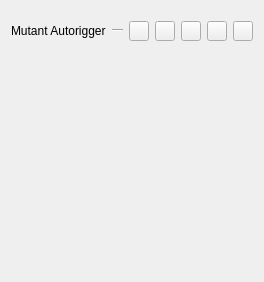
           <widget class="QWidget" name="scrollAreaWidgetContents_2">
            <property name="geometry">
             <rect>
              <x>0</x>
              <y>0</y>
              <width>264</width>
              <height>282</height>
             </rect>
            </property>
            <layout class="QGridLayout" name="gridLayout_20">
             <item row="1" column="0">
              <layout class="QVBoxLayout" name="properties_layout">
               <item>
                <widget class="QLabel" name="label_2">
                 <property name="text">
                  <string/>
                 </property>
                </widget>
               </item>
              </layout>
             </item>
             <item row="2" column="0">
              <spacer name="verticalSpacer_2">
               <property name="orientation">
                <enum>Qt::Vertical</enum>
               </property>
               <property name="sizeHint" stdset="0">
                <size>
                 <width>20</width>
                 <height>40</height>
                </size>
               </property>
              </spacer>
             </item>
             <item row="0" column="0">
              <layout class="QHBoxLayout" name="horizontalLayout">
               <property name="topMargin">
                <number>10</number>
               </property>
               <item>
                <widget class="QLabel" name="block_label">
                 <property name="text">
                  <string>Mutant Autorigger</string>
                 </property>
                </widget>
               </item>
               <item>
                <widget class="Line" name="line">
                 <property name="sizePolicy">
                  <sizepolicy hsizetype="MinimumExpanding" vsizetype="Fixed">
                   <horstretch>0</horstretch>
                   <verstretch>0</verstretch>
                  </sizepolicy>
                 </property>
                 <property name="orientation">
                  <enum>Qt::Horizontal</enum>
                 </property>
                </widget>
               </item>
               <item>
                <widget class="QPushButton" name="prebuild">
                 <property name="minimumSize">
                  <size>
                   <width>20</width>
                   <height>20</height>
                  </size>
                 </property>
                 <property name="maximumSize">
                  <size>
                   <width>20</width>
                   <height>20</height>
                  </size>
                 </property>
                 <property name="toolTip">
                  <string>create a prebuild code</string>
                 </property>
                 <property name="text">
                  <string/>
                 </property>
                 <property name="iconSize">
                  <size>
                   <width>18</width>
                   <height>18</height>
                  </size>
                 </property>
                 <property name="checkable">
                  <bool>false</bool>
                 </property>
                 <property name="checked">
                  <bool>false</bool>
                 </property>
                </widget>
               </item>
               <item>
                <widget class="QPushButton" name="current_code">
                 <property name="minimumSize">
                  <size>
                   <width>20</width>
                   <height>20</height>
                  </size>
                 </property>
                 <property name="maximumSize">
                  <size>
                   <width>20</width>
                   <height>20</height>
                  </size>
                 </property>
                 <property name="toolTip">
                  <string>view block code</string>
                 </property>
                 <property name="text">
                  <string/>
                 </property>
                 <property name="iconSize">
                  <size>
                   <width>18</width>
                   <height>18</height>
                  </size>
                 </property>
                 <property name="checkable">
                  <bool>false</bool>
                 </property>
                 <property name="checked">
                  <bool>false</bool>
                 </property>
                </widget>
               </item>
               <item>
                <widget class="QPushButton" name="postbuild">
                 <property name="minimumSize">
                  <size>
                   <width>20</width>
                   <height>20</height>
                  </size>
                 </property>
                 <property name="maximumSize">
                  <size>
                   <width>20</width>
                   <height>20</height>
                  </size>
                 </property>
                 <property name="toolTip">
                  <string>create a postbuild code</string>
                 </property>
                 <property name="text">
                  <string/>
                 </property>
                 <property name="iconSize">
                  <size>
                   <width>18</width>
                   <height>18</height>
                  </size>
                 </property>
                 <property name="checkable">
                  <bool>false</bool>
                 </property>
                 <property name="checked">
                  <bool>false</bool>
                 </property>
                </widget>
               </item>
               <item>
                <widget class="QPushButton" name="reload_ui">
                 <property name="minimumSize">
                  <size>
                   <width>20</width>
                   <height>20</height>
                  </size>
                 </property>
                 <property name="maximumSize">
                  <size>
                   <width>20</width>
                   <height>20</height>
                  </size>
                 </property>
                 <property name="font">
                  <font>
                   <pointsize>10</pointsize>
                  </font>
                 </property>
                 <property name="toolTip">
                  <string>reload the ui</string>
                 </property>
                 <property name="text">
                  <string/>
                 </property>
                 <property name="iconSize">
                  <size>
                   <width>18</width>
                   <height>18</height>
                  </size>
                 </property>
                 <property name="checkable">
                  <bool>false</bool>
                 </property>
                 <property name="checked">
                  <bool>false</bool>
                 </property>
                </widget>
               </item>
               <item>
                <widget class="QPushButton" name="log">
                 <property name="minimumSize">
                  <size>
                   <width>20</width>
                   <height>20</height>
                  </size>
                 </property>
                 <property name="maximumSize">
                  <size>
                   <width>20</width>
                   <height>20</height>
                  </size>
                 </property>
                 <property name="toolTip">
                  <string>view Build LOG</string>
                 </property>
                 <property name="text">
                  <string/>
                 </property>
                 <property name="iconSize">
                  <size>
                   <width>18</width>
                   <height>18</height>
                  </size>
                 </property>
                 <property name="checkable">
                  <bool>false</bool>
                 </property>
                 <property name="checked">
                  <bool>false</bool>
                 </property>
                </widget>
               </item>
              </layout>
             </item>
            </layout>
           </widget>
